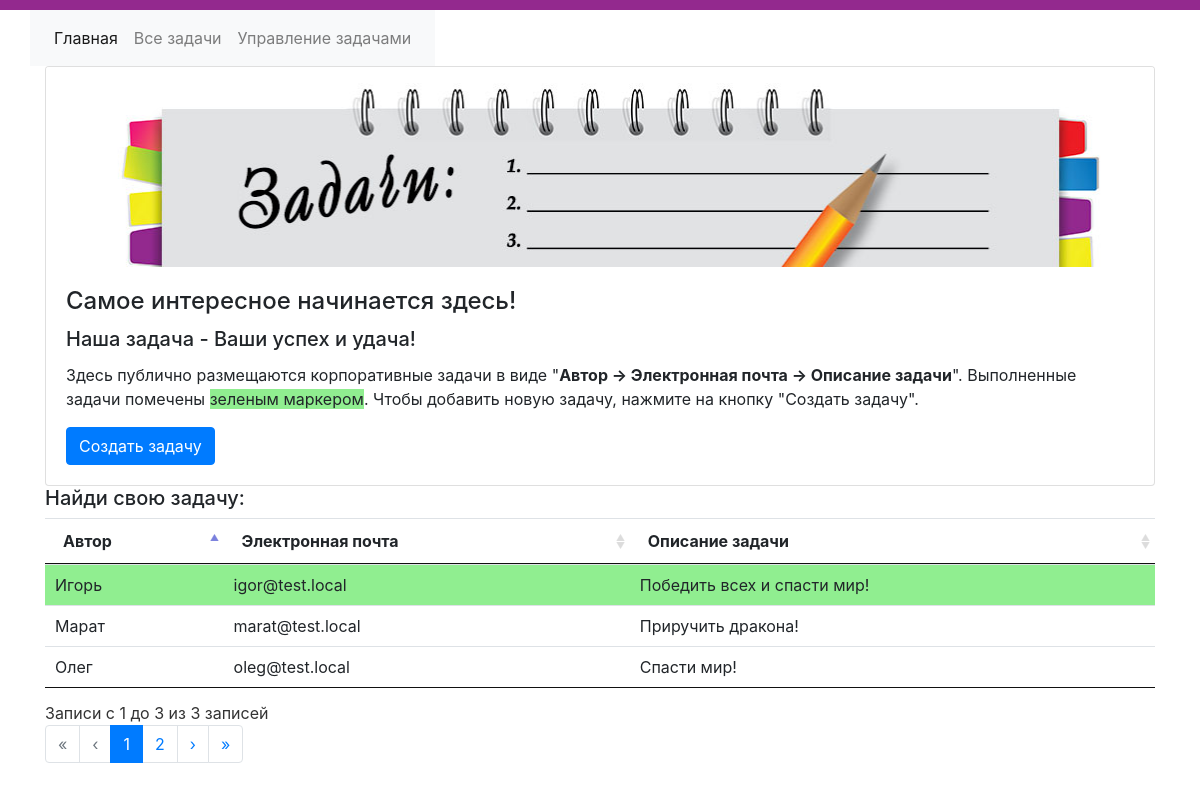
The page / on the database its author committed.
### tables this page shows
CREATE TABLE `tasks` (
  `id` int(11) NOT NULL,
  `user_name` varchar(50) NOT NULL,
  `email` varchar(50) NOT NULL,
  `task` varchar(1000) NOT NULL,
  `mark` tinyint(1) NOT NULL DEFAULT '0',
  `archive` tinyint(1) NOT NULL DEFAULT '0'
);

### index.php (called while the page is built, shortened)
<?php
spl_autoload_register(function($class) {
    $pathFile = array(
        PATH_APP_CONTROLLERS,
        PATH_APP_MODELS,
        PATH_APP_LIBRARIES,
        PATH_SYSTEM_CORE
    );
    $count = 0;
    foreach($pathFile as $path) {
        $count++;
        $classFile = $path . $class . '.php';
        if(file_exists($classFile) && is_readable($classFile)) {
            break;
        } elseif($count >= sizeof($pathFile)) {
            exit('Called class "' . $class . '" not Found!<br />' . "\n");
        }
    }
});
Router::start();

### app/controllers/Controller_Main.php (called while the page is built, shortened)
<?php
class Controller_Main extends Controller {
    public function __construct() {
        $this->model = new Model_Main();
    }
    public function action_index() {
        $countPagesOut = 3;
        $start = isset($_GET['start']) ? $_GET['start'] : 0;
        $data = $this->model->get_navigation_data($countPagesOut, $start);
        $pageNav = new Paginator();
        $params = $pageNav->getLinks($data['params']['allCountPages'], $countPagesOut, $start, 10, 'start');
        $this->view->generate('main_view.php', 'template_view.php', $data, $params);
    }
}

### core/View.php (called while the page is built)
<?php
class View {
    public function generate($content_view, $template_view, $data = null, $params = null, $errors = null) {
        include PATH_APP_VIEWS . $template_view;
    }
}

### app/models/Model_Task.php (called while the page is built, shortened)
<?php
class Model_Task extends Model {
    public function get_navigation_data($countPagesOutcount, $start) {
        try {
            $db = Db::get_connect();
            $allCountPages = $db->query('SELECT COUNT(id) FROM `tasks`')->fetchColumn();
            $stmt = $db->prepare('SELECT * FROM `tasks` LIMIT :limit OFFSET :offset');
            $stmt->bindValue(':limit', $countPagesOutcount, PDO::PARAM_INT);
            $stmt->bindValue(':offset', $start, PDO::PARAM_INT);
            $stmt->execute();
            $data = $stmt->fetchAll();
            foreach($data as $key => $value) {
                $result['data'][$key] = $value;
            }
            $result['params']['allCountPages'] = $allCountPages;
            return $result;
        } catch (PDOException $e) {
            echo 'Ошибка выполнения запроса: ' . $e->getMessage();
        }
    }
}

### app/views/main_view.php (the view)
<div class="card">
    <img src="app/assets/images/img_header.jpg" alt="" class="card-img-top">
    <div class="card-body">
        <h4 class="card-title">Самое интересное начинается здесь!</h4>
        <h5 class="card-title">Наша задача - Ваши успех и удача!</h5>
        <p class="card-text">
            Здесь публично размещаются корпоративные задачи в виде
            "<strong>Автор -> Электронная почта -> Описание задачи</strong>".
            Выполненные задачи помечены <span style="background:lightgreen;">зеленым маркером</span>. Чтобы добавить новую
            задачу, нажмите на кнопку "Создать задачу".
        </p>
        <a href="task/add" class="btn btn-primary" data-toggle="tooltip"
           data-placement="top" title="" data-original-title="Новая задача">Создать задачу</a>
    </div>
</div>
<div id="container">
    <div id="row">
        <h5>Найди свою задачу:</h5>
        <table class="table" id="task_table">
            <thead>
            <tr>
                <th>Автор</th>
                <th>Электронная почта</th>
                <th>Описание задачи</th>
            </tr>
            </thead>
            <tbody>
            <?php
            foreach($data['data'] as $task => $item) {
                $marked = ($item['mark']) ? 'style="background:lightgreen;"' : '';
                echo '<tr '. $marked .'><td>'.$item['user_name'].'</td><td>'.$item['email'].'</td><td>'.$item['task'].'</td></tr>';
            }
            ?>
            </tbody>
        </table>
        <?php echo $params; ?>
    </div>
</div>

### app/libraries/Paginator.php (shortened to what this page needs)
<?php
class Paginator {
    protected $id;
    protected $startChar;
    protected $prevChar;
    protected $nextChar;
    protected $endChar;
    public function __construct(  $id     = 'pagination',
         $startChar = '&laquo;',
         $prevChar  = '&lsaquo;',
         $nextChar  = '&rsaquo;',
         $endChar   = '&raquo;'
    ) {
        $this->id = $id;
        $this->startChar = $startChar;
        $this->prevChar  = $prevChar;
        $this->nextChar  = $nextChar;
        $this->endChar   = $endChar;
    }
    public function getLinks(  $all,  $limit,  $start, $linkLimit = 10, $varName = 'start' )
    {
        $queryVars = [];
        $pagesArr  = [];
        $htmlOut   = '';
        parse_str($_SERVER['QUERY_STRING'], $queryVars);
        $link = $_SERVER['PHP_SELF']. '?' .http_build_query($queryVars);
        $pages = ceil($all / $limit);
        for($i = 0; $i < $pages; $i++) {
            $pagesArr[$i + 1] = $i * $limit;
        }
        $allPages = array_chunk($pagesArr, $linkLimit, true);
        $needChunk = $this->searchPage($allPages, $start);
        if ($start > 1) {
            $htmlOut .= '<li class="page-item"><a class="page-link" href="'.$link.'&'.$varName.'=0">'.$this->startChar.'</a></li>'.
                '<li class="page-item"><a class="page-link" href="'.$link.'&'.$varName.'='.($start - $limit).'">'.$this->prevChar.'</a></li>';
        } else {
            $htmlOut .= '<li class="page-item disabled"><a class="page-link" href="#!">'.$this->startChar.'</a></li>'.
                '<li class="page-item disabled"><a class="page-link" href="#!">'.$this->prevChar.'</a></li>';
        }
        foreach($allPages[$needChunk] as $pageNum => $offset) {
            if($offset == $start) {
                $htmlOut .= '<li class="page-item active"><a class="page-link" href="#!">'. $pageNum .'</a></li>';
                continue;
            }
            $htmlOut .= '<li class="page-item"><a class="page-link" href="'.$link.'&'.$varName.'='. $offset .'">'. $pageNum . '</a></li>';
        }
        $allPages = array_pop($allPages);
        $allPages = array_pop($allPages);
        if (($all - $limit) > $start) {
            $htmlOut .= '<li class="page-item"><a class="page-link" href="' . $link . '&' . $varName . '=' . ($start + $limit) . '">' . $this->nextChar . '</a></li>'.
                '<li class="page-item"><a class="page-link" href="' . $link . '&' . $varName . '=' . $allPages . '">' . $this->endChar . '</a></li>';
        } else {
            $htmlOut .= '<li class="page-item disabled"><a class="page-link" href="#!">' . $this->nextChar . '</a></li>'.
                '<li class="page-item disabled"><a class="page-link" href="#!">' . $this->endChar . '</a></li>';
        }
        return '<nav aria-label="Page navigation"><ul id="'.$this->id.'" class="pagination">' . $htmlOut . '</ul></nav>';
    }
    protected function searchPage(array $pagesList, $needPage)
    {
        foreach($pagesList as $chunk => $pages) {
            if(in_array($needPage, $pages)) {
                return $chunk;
            }
        }
        return 0;
    }
}

### core/Router.php (shortened to what this page needs)
<?php
class Router {
    public static function start() {
        $action_name = CONTROLLER_DEFAULT_ACTION;
        $action_parameters = null;
        $action_name = 'action_' . $action_name;
        $controller = new $controller_name;
        $action = $action_name;
        if(method_exists($controller, $action)) {
            $controller->$action($action_parameters);
        } else {
            self::ErrorPage404();
        }
    }
}

### app/views/template_view.php (shortened to what this page needs)
<!DOCTYPE html>
<html lang="ru">
<head>
    <link rel="stylesheet" href="/app/assets/css/bootstrap.min.css">
    <link rel="stylesheet" href="/app/assets/css/font-glyphicons.css">
    <link rel="stylesheet" href="/app/assets/css/jquery.dataTables.min.css">
    <link rel="stylesheet" href="/app/assets/css/style.css">
</head>
<body>
<div class="container-fluid">
    <div class="row" style="height: 10px; background: #93298E;"></div>
</div>
<div class="container">
    <div class="row">
        <nav class="navbar navbar-expand-lg navbar-light bg-light">
            <div class="collapse navbar-collapse" id="navbarSupportedContent">
                <ul class="navbar-nav mr-auto">
                    <li class="nav-item active">
                        <a class="nav-link" href="/">Главная <span class="sr-only">(current)</span></a>
                    </li>
                    <li class="nav-item">
                        <a class="nav-link" href="/task">Все задачи</a>
                    </li>
                    <li class="nav-item">
                        <a class="nav-link" href="/login">Управление задачами</a>
                    </li>
                </ul>
            </div>
        </nav>
    </div>
    <?php include 'app/views/'. $content_view; ?>
</div>
</body>
</html>

### rows shown on the page
tasks: user_name "Олег", email "oleg@test.local", task "Спасти мир!"
tasks: user_name "Игорь", email "igor@test.local", task "Победить всех и спасти мир!"
tasks: user_name "Марат", email "marat@test.local", task "Приручить дракона!"

### other values the page prints
$this->startChar "«"
$this->prevChar "‹"
$pageNum "1"
$pageNum "2"
$this->nextChar "›"
$this->endChar "»"
